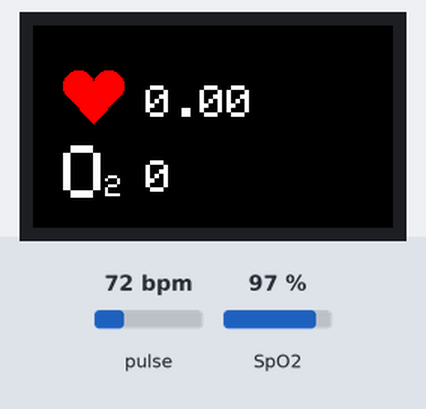
Bench run of a program on a simulated ESP32. Shown: 240×135 colour display. The test bench sets the inputs (shaded band); at power-on: pulse 72 bpm, SpO2 97 %. What the program prints to the serial monitor is not drawn.

Above: at 1.3 s.
1.4 s: pulse set to 42 bpm
At 4.4 s:
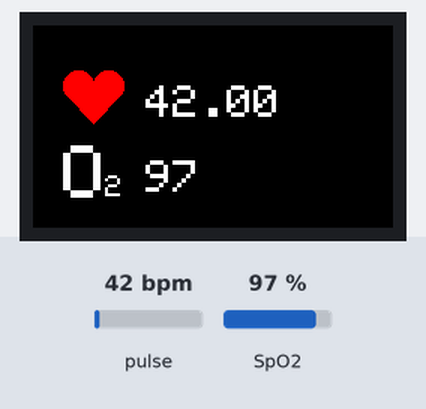
4.6 s: SpO2 set to 80 %
At 5.9 s:
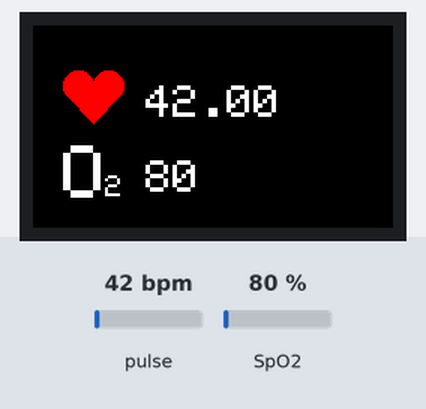
6.5 s: pulse set to 70 bpm
At 7.7 s:
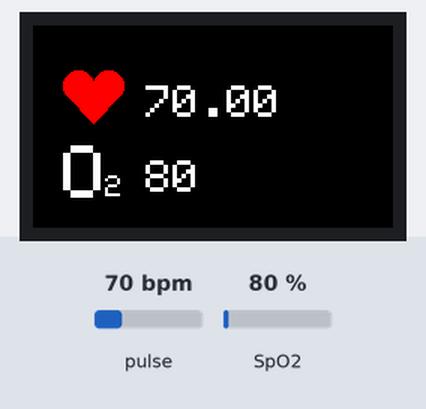
8.0 s: SpO2 set to 85 %
At 9.5 s:
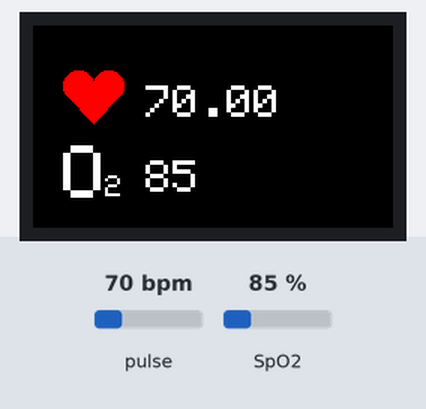
Timing chart, 0 to 10.5 s (numbered marks = the images above; inputs shaded):
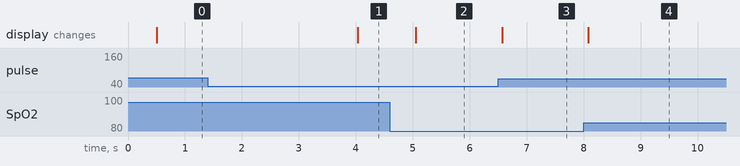

The program:

main.cpp
```cpp
// (licence header left out)
#include <Wire.h>
#include "MAX30100_PulseOximeter.h"
#include "M5StickCPlus2.h"

#define REPORTING_PERIOD_MS 500

// PulseOximeter is the higher level interface to the sensor
// it offers:
//  * beat detection reporting
//  * heart rate calculation５
//  * SpO2 (oxidation level) calculation
PulseOximeter pox;

uint32_t tsLastReport = 0;

uint16_t getColor(uint8_t red, uint8_t green, uint8_t blue)
{
  return ((red >> 3) << 11) | ((green >> 2) << 5) | (blue >> 3);
}

// Callback (registered below) fired when a pulse is detected
void onBeatDetected()
{
  Serial.println("Beat!");
}

void setup()
{
  M5.begin();
  M5.Lcd.setRotation(3); // 　画面向きを設定

  // ハートを表示
  M5.Lcd.fillCircle(30, 40, 10, RED);
  M5.Lcd.fillCircle(50, 40, 10, RED);
  M5.Lcd.fillCircle(40, 41, 3, RED);
  M5.Lcd.fillTriangle(22, 45, 58, 45, 40, 65, RED);

  // O2を表示
  M5.Lcd.setTextSize(5);
  M5.Lcd.setCursor(20, 80);
  M5.Lcd.print("O");
  M5.Lcd.setTextSize(2);
  M5.Lcd.setCursor(48, 100);
  M5.Lcd.print("2");

  Serial.begin(115200);

  Serial.print("Initializing pulse oximeter..");

  // Initialize the PulseOximeter instance
  // Failures are generally due to an improper I2C wiring, missing power supply
  // or wrong target chip
  if (!pox.begin())
  {
    Serial.println("FAILED");
    for (;;)
      ;
  }
  else
  {
    Serial.println("SUCCESS");
  }

  // The default current for the IR LED is 50mA and it could be changed
  //   by uncommenting the following line. Check MAX30100_Registers.h for all the
  //   available options.
  // pox.setIRLedCurrent(MAX30100_LED_CURR_7_6MA);

  // Register a callback for the beat detection
  pox.setOnBeatDetectedCallback(onBeatDetected);
}

void loop()
{
  // Make sure to call update as fast as possible
  pox.update();

  // Asynchronously dump heart rate and oxidation levels to the serial
  // For both, a value of 0 means "invalid"
  if (millis() - tsLastReport > REPORTING_PERIOD_MS)
  {
    M5.Lcd.setTextSize(3);

    // 心拍数を表示
    M5.Lcd.setCursor(75, 40);
    M5.Lcd.print(pox.getHeartRate());

    // 　血中酸素量を表示
    M5.Lcd.setCursor(75, 90);
    M5.Lcd.print(pox.getSpO2());

    tsLastReport = millis();
  }
}
```

Measured:
- after the input at 1.4 s, the display: changes after 2.6 s (image 1)
- after the input at 4.6 s, the display: changes after 0.45 s (image 2)
- after the input at 6.5 s, the display: changes after 0.07 s (image 3)
- after the input at 8.0 s, the display: changes after 0.09 s (image 4)
